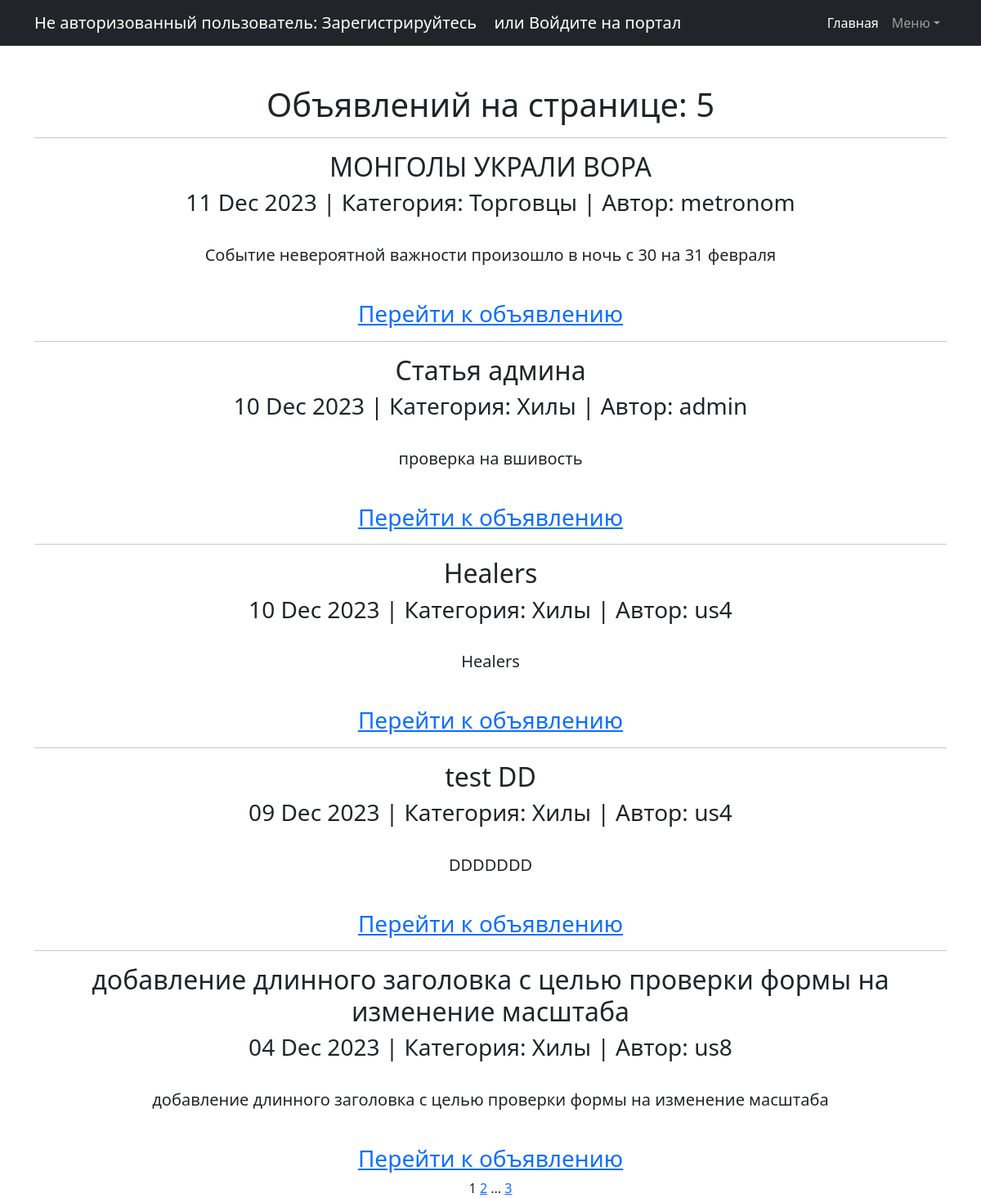
The app's page /messages/, older data.
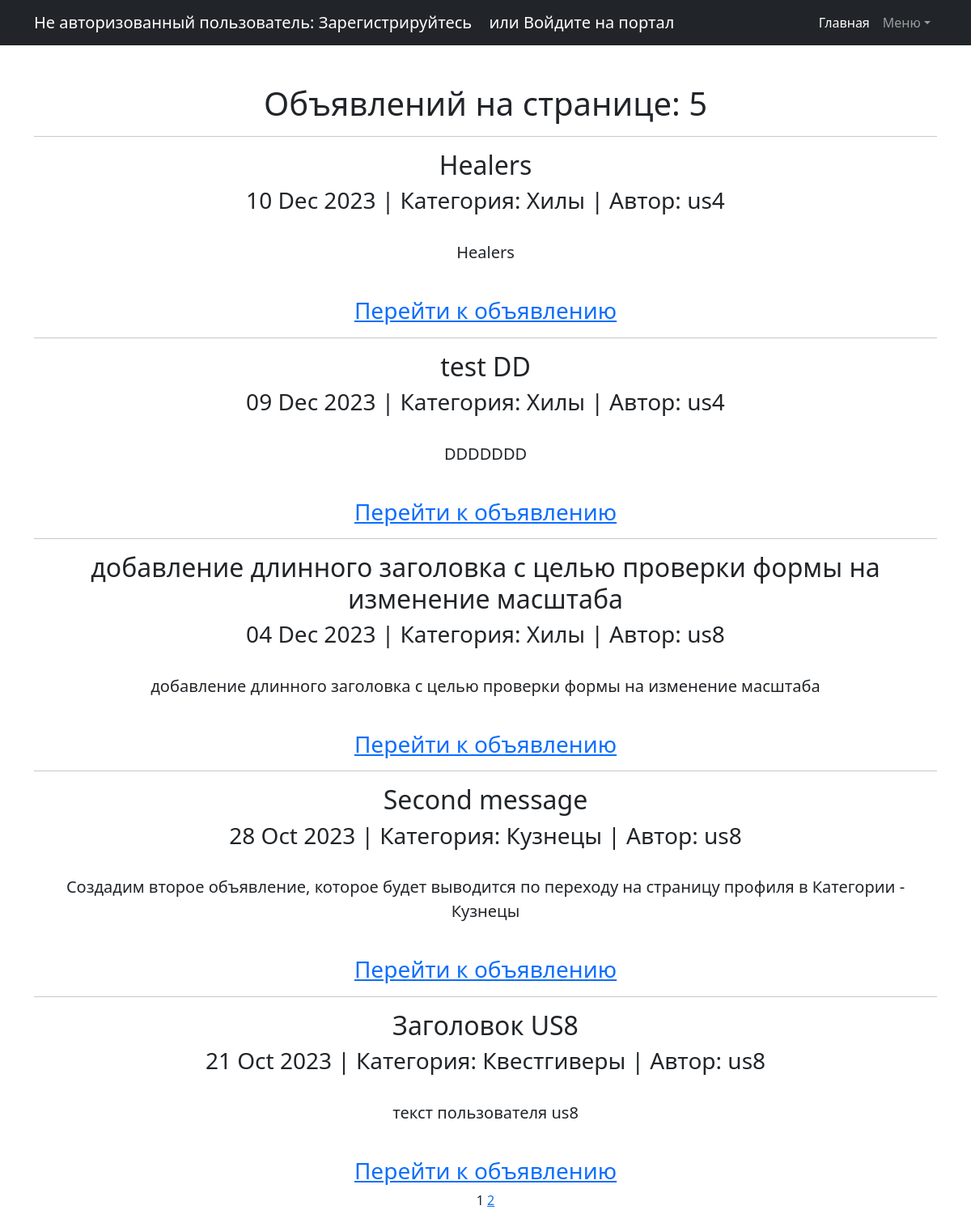
The same page, newer data.
### Board/models.py (models this page shows, shortened)
class Message(models.Model):
    VARIETY = (
        ('Tanks', 'Танки'),
        ('Healers', 'Хилы'),
        ('DD', 'ДД'),
        ('Traders', 'Торговцы'),
        ('Gildmasters', 'Гилдмастеры'),
        ('Questgivers', 'Квестгиверы'),
        ('Blacksmiths', 'Кузнецы'),
        ('Tanners', 'Кожевники'),
        ('PotionMakers', 'Зельевары'),
        ('SpellMasters', 'Мастера заклинаний'),
    )
    message_header = models.CharField(max_length=255, default='', verbose_name='Заголовок')  # Заголовок объявления
    message_text = models.TextField(default="", verbose_name='Текст объявления')  # Текстовое содержимое объявления
    data_create = models.DateTimeField(auto_now_add=True, verbose_name='Дата создания')  # Дата создания объявления
    category = models.CharField(max_length=20, choices=VARIETY, default='Tanks', blank=False, verbose_name='Категория')
    files = models.FileField(upload_to='files/%Y/%m/%d', verbose_name='Файл',
                             default=None, null=True, blank=True)
    photo = models.ImageField(upload_to='photos/%Y/%m/%d', verbose_name='Фото',
                              default=None, null=True, blank=True)
    message_user = models.ForeignKey(User, related_name='m_user', on_delete=models.CASCADE)

### Board/views.py (the view)
# urls.py: path('messages/', MessageList.as_view(), name='message_list'),  # вывод Объявлений на базе ListView
class MessageList(ListView):
    model = Message
    ordering = '-data_create'
    template_name = 'messages.html'
    context_object_name = 'messages'
    paginate_by = 5

### templates/messages.html (shortened to what this page needs)
{% extends 'default.html' %}
{% block content %}
<h1>Объявлений на странице: {{messages|length}}</h1>
    {% if messages %}
        {% for message in messages %}
            <hr>
            <h2>{{ message.message_header }}</h2>
            <h3>{{ message.data_create|date:'d M Y' }}  |  Категория: {{ message.get_category_display }}  |  Автор: {{ message.message_user }}</h3>
            <br>
            <p class="lead">{{ message.message_text }}</p>
            <br>
            {% if  request.user.id  !=  message.message_user.id  %}
                <h3><a href="{% url 'message_detail' pk=message.id %}">Перейти к объявлению</a></h3>
            {% else %}
                <h3><a href="{% url 'message_detail' pk=message.id %}">Перейти к объявлению</a></h3>
                <h3><a href="{% url 'message_edit' pk=message.id %}">Изменить</a> |
                <a href="{% url 'message_delete' message.id %}">Удалить</a></h3>
            {% endif %}
        {% endfor %}
   {% else %}
       <h2>Статей нет!</h2>
   {% endif %}
   {{ page_obj.number }}
   {% if page_obj.has_next %}
       <a href="?page={{ page_obj.next_page_number }}">{{ page_obj.next_page_number }}</a>
       {% if paginator.num_pages != page_obj.next_page_number %}
           ...
           <a href="?page={{ page_obj.paginator.num_pages }}">{{ page_obj.paginator.num_pages }}</a>
       {% endif %}
   {% endif %}
{% endblock content %}

Row changes from the older to the newer data that the page shows:
removed Message: message_header "МОНГОЛЫ УКРАЛИ ВОРА", data_create "11 Dec 2023", category "Торговцы", message_user "metronom", message_text "Событие невероятной важности произошло в ночь с 30 на 31 февраля", shows "Перейти к объявлению"
removed Message: message_header "Статья админа", data_create "10 Dec 2023", category "Хилы", message_user "admin", message_text "проверка на вшивость", shows "Перейти к объявлению"
now on this page (row unchanged): Message: message_header "Second message", data_create "28 Oct 2023", category "Кузнецы", message_user "us8", message_text "Создадим второе объявление, которое будет выводится по переходу на страницу профиля в Категории - Кузнецы", shows "Перейти к объявлению"
now on this page (row unchanged): Message: message_header "Заголовок US8", data_create "21 Oct 2023", category "Квестгиверы", message_user "us8", message_text "текст пользователя us8", shows "Перейти к объявлению"
Text that changed along with them:
{{ page_obj.paginator.num_pages }}: "3" → (not shown)
